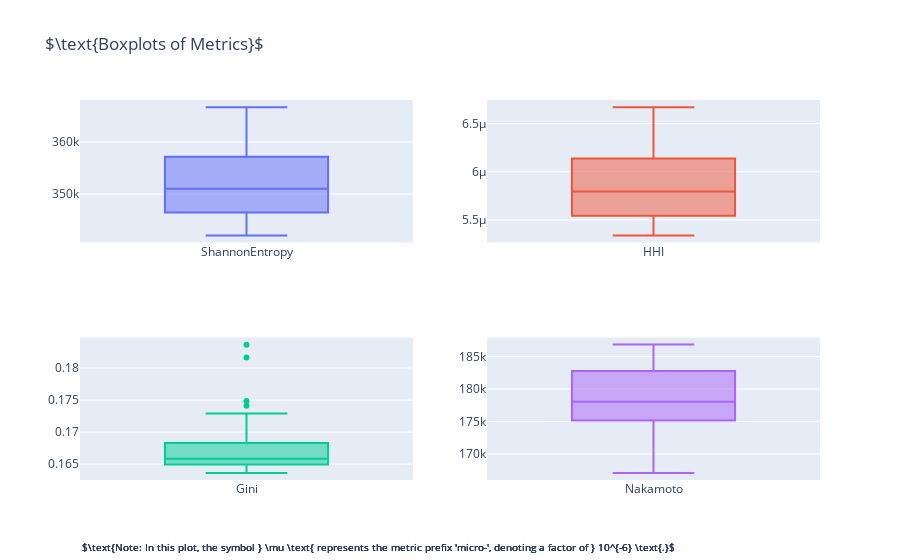

The cell this chart's notebook holds for it:
### Code cell
import plotly.graph_objects as go
from plotly.subplots import make_subplots
import pandas as pd

# Sample dataframe (replace with your actual dataframe)
# df = ...

# Create a 2x2 subplot layout
fig = make_subplots(rows=2, cols=2, subplot_titles=(r'$\text{ShannonEntropy}$', r'$\text{HHI}$', r'$\text{Gini}$', r'$\text{Nakamoto}$'))

# Add box plots to each subplot
fig.add_trace(go.Box(y=df['ShannonEntropy'], name='ShannonEntropy'), row=1, col=1)
fig.add_trace(go.Box(y=df['HHI'], name='HHI'), row=1, col=2)
fig.add_trace(go.Box(y=df['Gini'], name='Gini'), row=2, col=1)
fig.add_trace(go.Box(y=df['Nakamoto'], name='Nakamoto'), row=2, col=2)

# Explanation with LaTeX
explanation = r"$\text{Note: In this plot, the symbol } \mu \text{ represents the metric prefix 'micro-', denoting a factor of } 10^{-6} \text{.}$"

# Update layout for better aesthetics and add explanation
fig.update_layout(
    title=r'$\text{Boxplots of Metrics}$',
    showlegend=False,
    annotations=[dict(
        text=explanation,
        showarrow=False,
        xref='paper', 
        yref='paper',
        x=0, 
        y=-0.2,  # you may need to adjust this position to ensure it doesn't overlap with any plot element
        xanchor='left', 
        yanchor='bottom',
        font=dict(size=10)
    )]
)

fig.show()

### Figure 1 — Plotly figure (JSON) as saved in the notebook; plotly's stock layout.template omitted (floating-point values rounded to 4 significant figures)
{"data": [{"name": "ShannonEntropy", "type": "box", "xaxis": "x", "y": [343200.0, 351200.0, 346600.0, 342400.0, 342100.0, 344300.0, 344700.0, 346400.0, 346200.0, 346400.0, 345200.0, 342300.0, 343000.0, 345700.0, 347800.0, 349800.0, 348500.0, 349400.0, 348300.0, 346500.0, 343100.0, 345500.0, 347800.0, 350600.0, 351300.0, 350800.0, 349700.0, 348200.0, 345200.0, 348000.0, 350500.0, 352500.0, 353500.0, 354700.0, 353400.0, 352800.0, 348500.0, 349300.0, 352700.0, 356700.0, 354100.0, 355700.0, 356700.0, 356700.0, 353100.0, 354400.0, 358000.0, 358000.0, 361400.0, 362100.0, 363900.0, 361000.0, 359800.0, 357100.0, 359700.0, 365500.0, 365400.0, 365500.0, 366300.0, 366700.0, 365600.0, 364900.0], "yaxis": "y"}, {"name": "HHI", "type": "box", "xaxis": "x2", "y": [6.671e-06, 5.881e-06, 6.129e-06, 6.558e-06, 6.516e-06, 6.037e-06, 5.808e-06, 5.573e-06, 5.599e-06, 5.644e-06, 5.908e-06, 6.332e-06, 6.425e-06, 6.055e-06, 5.744e-06, 5.53e-06, 5.545e-06, 5.536e-06, 5.792e-06, 6.188e-06, 6.398e-06, 6.138e-06, 5.825e-06, 5.555e-06, 5.462e-06, 5.506e-06, 5.701e-06, 6.008e-06, 6.348e-06, 6.199e-06, 5.799e-06, 5.57e-06, 5.47e-06, 5.471e-06, 5.624e-06, 5.881e-06, 6.32e-06, 6.319e-06, 5.913e-06, 5.713e-06, 5.5e-06, 5.418e-06, 5.525e-06, 5.779e-06, 6.17e-06, 6.264e-06, 5.947e-06, 5.69e-06, 5.428e-06, 5.364e-06, 5.448e-06, 5.645e-06, 5.993e-06, 6.224e-06, 6.01e-06, 5.703e-06, 5.418e-06, 5.34e-06, 5.369e-06, 5.547e-06, 5.872e-06, 6.233e-06], "yaxis": "y2"}, {"name": "Gini", "type": "box", "xaxis": "x3", "y": [0.1837, 0.1817, 0.1749, 0.1729, 0.1701, 0.1691, 0.1701, 0.1671, 0.168, 0.1669, 0.1655, 0.1667, 0.1682, 0.1654, 0.166, 0.1658, 0.1717, 0.1653, 0.1677, 0.1699, 0.1696, 0.1662, 0.1703, 0.1655, 0.1638, 0.164, 0.1644, 0.1644, 0.1658, 0.1644, 0.164, 0.1641, 0.1667, 0.1658, 0.1683, 0.1661, 0.1649, 0.1647, 0.1648, 0.1741, 0.1712, 0.1652, 0.1655, 0.168, 0.1676, 0.1651, 0.1653, 0.1719, 0.1656, 0.1652, 0.1658, 0.1654, 0.1636, 0.1638, 0.1638, 0.1678, 0.1645, 0.1652, 0.1648, 0.1644, 0.1676, 0.1691], "yaxis": "y3"}, {"name": "Nakamoto", "type": "box", "xaxis": "x4", "y": [167085, 168037, 169732, 170521, 171363, 171871, 171723, 172664, 172795, 173700, 174235, 174114, 174207, 175144, 175114, 175418, 174382, 175992, 175502, 175183, 175476, 176374, 175577, 176878, 177346, 177454, 177453, 177643, 177562, 178095, 178234, 178290, 177802, 178195, 178132, 179112, 179676, 180036, 180165, 178004, 178946, 180783, 181137, 181122, 181614, 182772, 183084, 181881, 183638, 184020, 184224, 184496, 185124, 185238, 185403, 184712, 185833, 185914, 186534, 186839, 186574, 186573], "yaxis": "y4"}], "layout": {"annotations": [{"font": {"size": 10}, "showarrow": false, "text": "$\\text{Note: In this plot, the symbol } \\mu \\text{ represents the metric prefix 'micro-', denoting a factor of } 10^{-6} \\text{.}$", "x": 0, "xanchor": "left", "xref": "paper", "y": -0.2, "yanchor": "bottom", "yref": "paper"}, {"font": {"size": 10}, "showarrow": false, "text": "$\\text{Note: In this plot, the symbol } \\mu \\text{ represents the metric prefix 'micro-', denoting a factor of } 10^{-6} \\text{.}$", "x": 0, "xanchor": "left", "xref": "paper", "y": -0.2, "yanchor": "bottom", "yref": "paper"}, {"font": {"size": 10}, "showarrow": false, "text": "$\\text{Note: In this plot, the symbol } \\mu \\text{ represents the metric prefix 'micro-', denoting a factor of } 10^{-6} \\text{.}$", "x": 0, "xanchor": "left", "xref": "paper", "y": -0.2, "yanchor": "bottom", "yref": "paper"}, {"font": {"size": 10}, "showarrow": false, "text": "$\\text{Note: In this plot, the symbol } \\mu \\text{ represents the metric prefix 'micro-', denoting a factor of } 10^{-6} \\text{.}$", "x": 0, "xanchor": "left", "xref": "paper", "y": -0.2, "yanchor": "bottom", "yref": "paper"}], "showlegend": false, "title": {"text": "$\\text{Boxplots of Metrics}$"}, "xaxis": {"anchor": "y", "domain": [0, 0.45]}, "xaxis2": {"anchor": "y2", "domain": [0.55, 1]}, "xaxis3": {"anchor": "y3", "domain": [0, 0.45]}, "xaxis4": {"anchor": "y4", "domain": [0.55, 1]}, "yaxis": {"anchor": "x", "domain": [0.625, 1]}, "yaxis2": {"anchor": "x2", "domain": [0.625, 1]}, "yaxis3": {"anchor": "x3", "domain": [0, 0.375]}, "yaxis4": {"anchor": "x4", "domain": [0, 0.375]}}}
